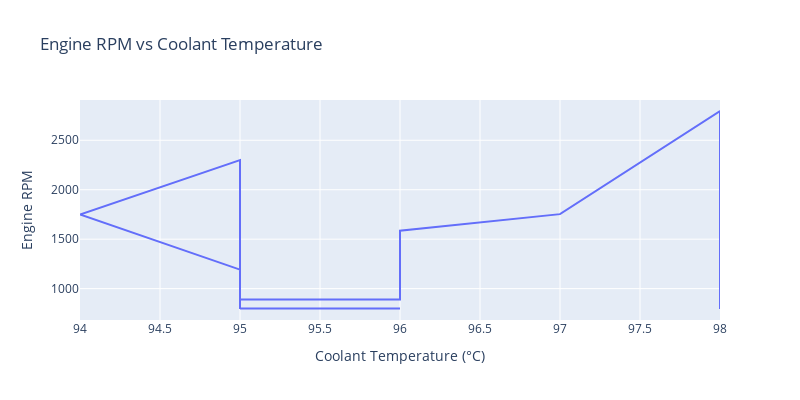

The notebook cell saved with this chart:
### Code cell
fig2 = go.Figure()
fig2.add_trace(go.Scatter(x=df['Coolant Temperature'], y=df['Engine RPM'], mode='lines', name='Engine RPM vs Coolant Temp'))
fig2.update_layout(title='Engine RPM vs Coolant Temperature', xaxis_title='Coolant Temperature (°C)', yaxis_title='Engine RPM', width=800, height=400)
fig2.show()

### Figure 1 — Plotly figure (JSON) as saved in the notebook; plotly's stock layout.template omitted (floating-point values rounded to 4 significant figures)
{"data": [{"mode": "lines", "name": "Engine RPM vs Coolant Temp", "type": "scatter", "x": [98, 98, 98, 98, 98, 98, 98, 98, 98, 98, 98, 98, 97, 96, 96, 95, 95, 95, 94, 95, 95, 95, 95, 95, 96, 96], "y": [800, 802, 796, 801, 798, 798, 794, 1177, 1325, 2667, 1914, 2796, 1753, 1585, 891, 891, 1266, 2299, 1749, 1192, 795, 795, 800, 800, 800, 799]}], "layout": {"height": 400, "title": {"text": "Engine RPM vs Coolant Temperature"}, "width": 800, "xaxis": {"autorange": true, "range": [94, 98], "title": {"text": "Coolant Temperature (°C)"}, "type": "linear"}, "yaxis": {"autorange": true, "range": [682.8, 2907.0], "title": {"text": "Engine RPM"}, "type": "linear"}}}
